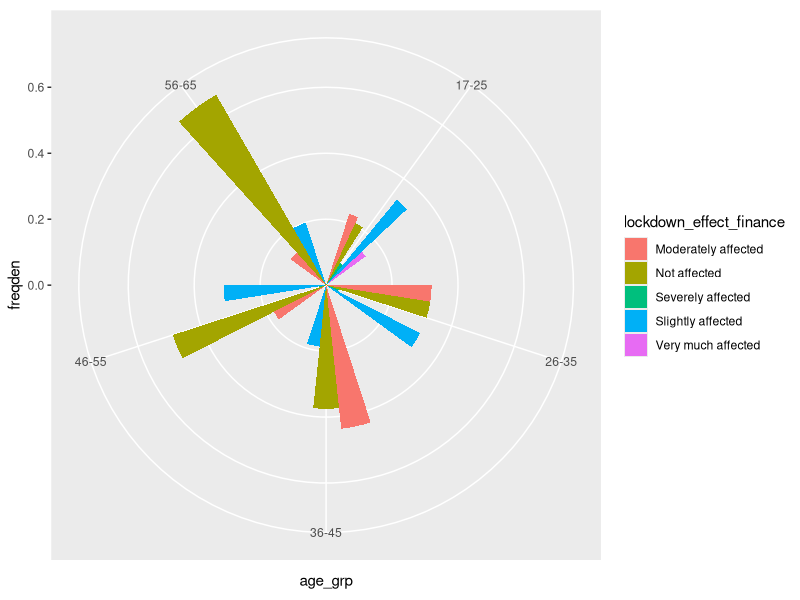
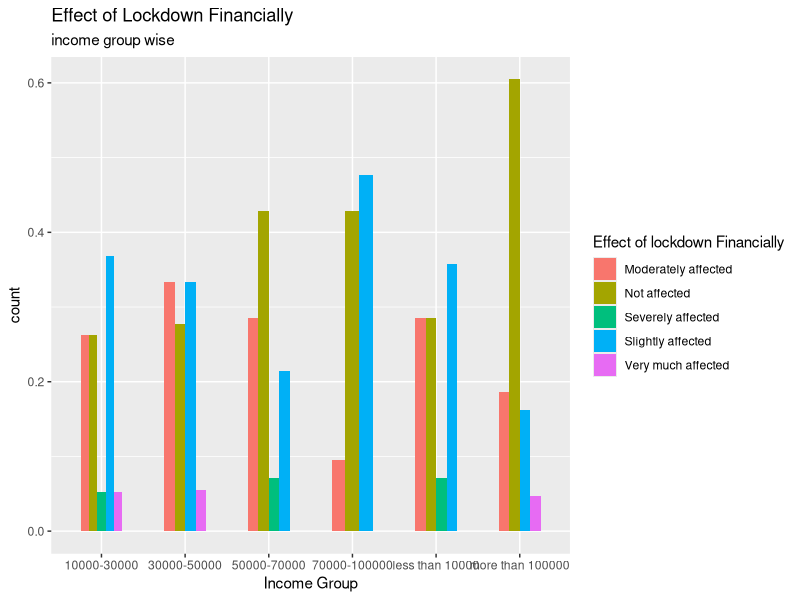
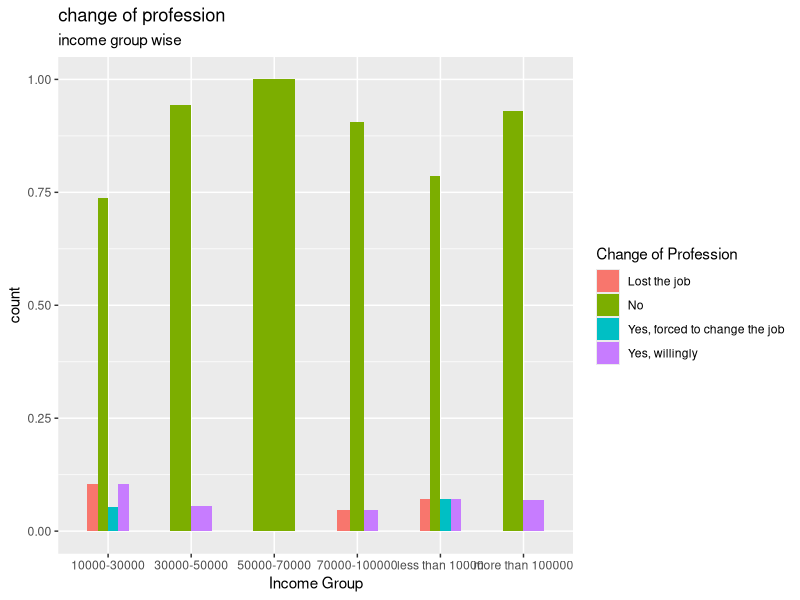
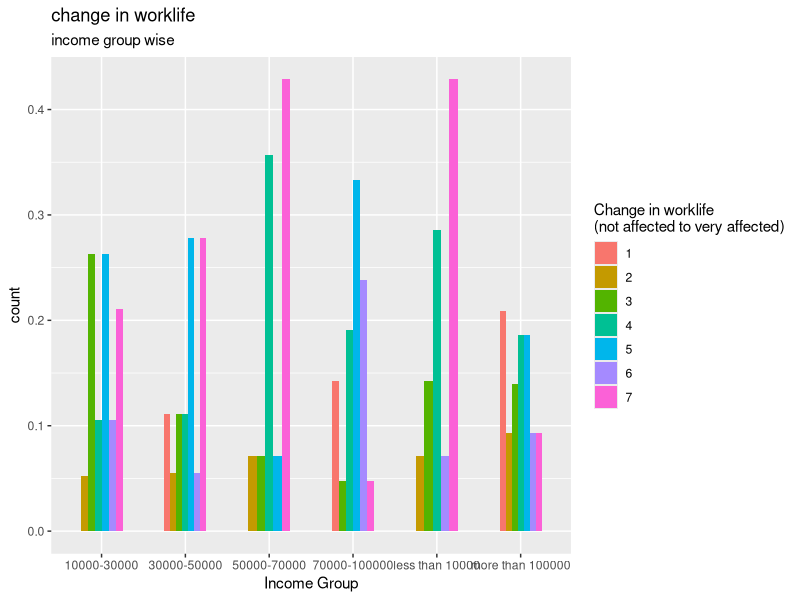
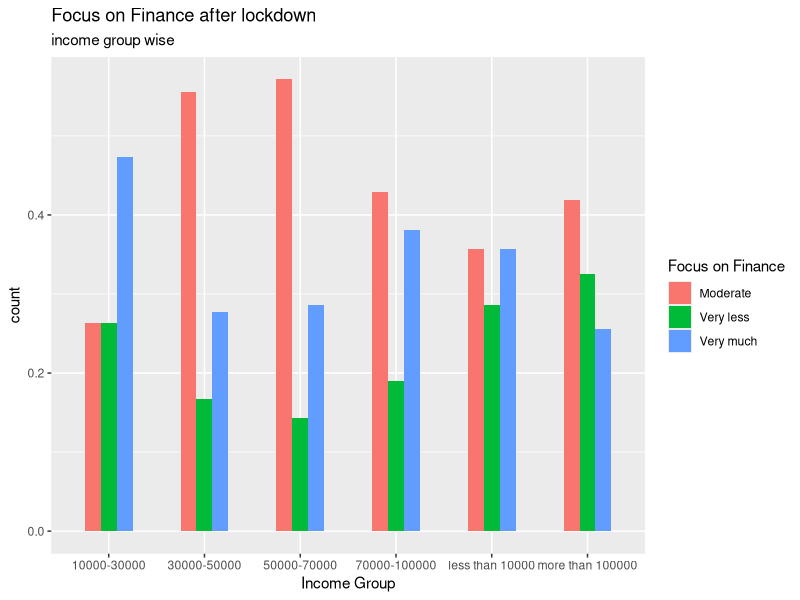
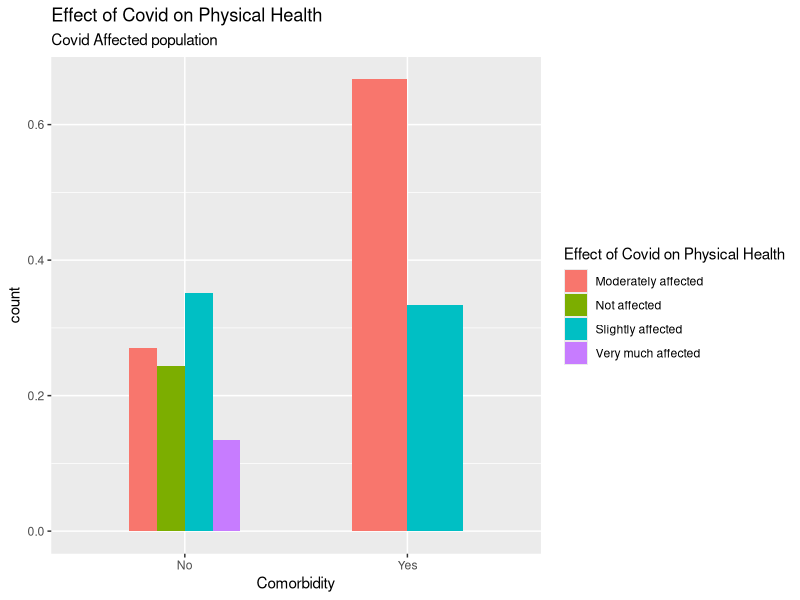
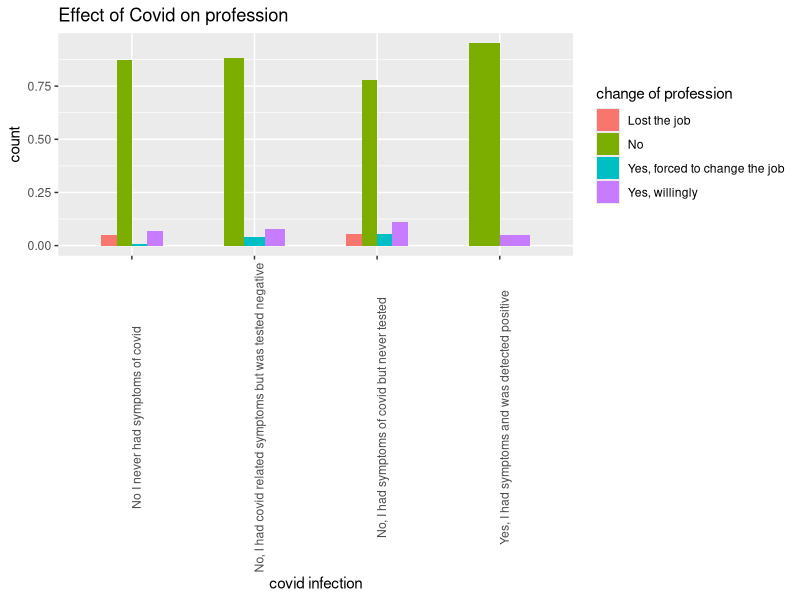

These charts were generated, in order, by the following R code:
library(dplyr)
library(stringr)
library(ggplot2)

df1 <- read.csv("data2.csv",as.is = c(1:5),na.strings = '')


df2 <- df1[-1]
glimpse(df2)
summary(df2)
head(df2)
apply(df2,2,table)

vec1 <- c("age","gender","location","profession","income_per_month","covid_affected","vaccinated_no_of_doses",
          "lockdown_effect_finance","lockdown_effect_physically","lockdown_effect_mentally",
          "comorbidity","exercise_freq","view_on_exercise","traveling_freq_work",
          "traveling_freq_emergency","traveling_freq_vacation","covid_precautions",
          "covid_effect_on_work","profession_change","focus_on_physical_health",
          "focus_on_mental_health","focus_on_finance")
ncol(df2)
colnames(df2) <- vec1
glimpse(df2)
df2$age <- as.integer(df2$age)
table(df2$age)


df3 <- df2%>%
  mutate_at(c(3,4),tolower)
glimpse(df3)
mapply(levels,df3)



levels(df3$vaccinated_no_of_doses) <- c(0,2,1)

table(df3$location)
table(df3$profession)
glimpse(df3)
table(df3$covid_affected)
df3$covid_affected1 = df3$covid_affected
levels(df3$covid_affected1) <- c(0,0,NA,1)
df3$covid_affected1


df3$profession1 <- df3$profession

table(df3$profession1)


summary(df3$age)
df3$profession1[which(str_detect(df3$profession1,c("student|nursing|studying")))] = "student"
df3$profession1[which(str_detect(df3$profession1,c("home|house|retired|retd|graduate|no")))] = "unemployed"
df3$profession1[which(str_detect(df3$profession1,c("student|unemployed"),negate = T))] = "employed" 
table(df3$profession1)

df3 <- df3[complete.cases(df3$age),]

age_gr1 <- 17:25
age_gr2 <- 26:35
age_gr3 <- 36:45
age_gr4 <- 46:55
age_gr5 <- 56:65

group_div <- function(x){
  if(x %in% age_gr1){
    paste0("17-25")
  }else if(x %in% age_gr2){
    paste0("26-35")
  }else if(x %in% age_gr3){
    paste0("36-45")
  }else if(x %in% age_gr4){
    paste0("46-55")
  }else if(is.na(x)){
    print(NA)
  }else{
    "56-65"
  }    
}
df3$age_grp <- sapply(df3$age,group_div)





##################Q1
#age-wise effect of lockdown financially

age_count <- df3 %>% 
  group_by(age_grp) %>% 
  summarise(count= n())

age_count

df_age <- df3 %>% 
  group_by(age_grp,lockdown_effect_finance) %>% 
  summarise(count = n())
df_age

tab <- data.frame(table(df_age$age_grp))
tab

df_age$total <- rep(age_count$count,times=tab$Freq)
df_age$freqden <- df_age$count/df_age$total
names(df3)
df3$lockdown_effect_finance


ggplot(data=df_age ,aes(x= age_grp,y= freqden ,fill= lockdown_effect_finance ))+
  geom_bar(position="dodge",stat="identity",width =0.5)+coord_polar()
labs(y="Count",x="Age group",title="Effect of Lockdown Financially",
     fill= "Effect of lockdown Financially", subtitle = "Age wise",fill="Frequency density")


#####################################
#Income group wise effect of lock down financially

df_fin1 <- subset(df3,profession1 != "student",select = c("income_per_month","lockdown_effect_finance"))

igrp_count <- df_fin1 %>% 
  group_by(income_per_month) %>% 
  summarise(count= n())


df_fin <- df_fin1 %>% 
  group_by(income_per_month,lockdown_effect_finance) %>% 
  summarise(count = n())

tab2 <- data.frame(table(df_fin$income_per_month))


df_fin$total <- rep(igrp_count$count,times=tab2$Freq)
df_fin$freqden <- df_fin$count/df_fin$total

ggplot(data=df_fin ,aes(x= income_per_month,y= freqden ,fill= lockdown_effect_finance ))+
  geom_bar(position="dodge",stat="identity",width =0.5)+
  labs(y="count",x="Income Group",title="Effect of Lockdown Financially",
       fill= "Effect of lockdown Financially", subtitle = "income group wise",fill="Frequency density")


#####################################################
#Change of profession in every income group


df_fin2 <- subset(df3,profession1 != "student",select = c("income_per_month","profession_change"))

igrp_count <- df_fin2 %>% 
  group_by(income_per_month) %>% 
  summarise(count= n())


df_fina <- df_fin2 %>% 
  group_by(income_per_month,profession_change) %>% 
  summarise(count = n())

tab2 <- data.frame(table(df_fina$income_per_month))


df_fina$total <- rep(igrp_count$count,times=tab2$Freq)
df_fina$freqden <- df_fina$count/df_fina$total

ggplot(data=df_fina ,aes(x= income_per_month,y= freqden ,fill= profession_change ))+
  geom_bar(position="dodge",stat="identity",width =0.5)+
  labs(y="count",x="Income Group",title="change of profession",
       fill= "Change of Profession", subtitle = "income group wise",fill="Frequency density")
          
          
          
  
##############################################################
#change in work life in different age groups


df_fin3 <- subset(df3,profession1 != "student",select = c("income_per_month","covid_effect_on_work"))

igrp_count <- df_fin3 %>% 
  group_by(income_per_month) %>% 
  summarise(count= n())


df_finan <- df_fin3 %>% 
  group_by(income_per_month,covid_effect_on_work) %>% 
  summarise(count = n())

tab2 <- data.frame(table(df_finan$income_per_month))

df_finan$total <- rep(igrp_count$count,times=tab2$Freq)
df_finan$freqden <- df_finan$count/df_finan$total

ggplot(data=df_finan ,aes(x= income_per_month,y= freqden ,fill= as.factor(covid_effect_on_work) ))+
  geom_bar(position="dodge",stat="identity",width =0.5)+
  labs(y="count",x="Income Group",title="change in worklife",
       fill= "Change in worklife\n(not affected to very affected)", subtitle = "income group wise",fill="Frequency density")

###########################################################
#focus of people in different income groups after lockdown


df_fin4 <- subset(df3,profession1 != "student",select = c("income_per_month","focus_on_finance"))

igrp_count <- df_fin4 %>% 
  group_by(income_per_month) %>% 
  summarise(count= n())

df_fin_focus <- df_fin4 %>% 
  group_by(income_per_month,focus_on_finance) %>% 
  summarise(count = n())

tab2 <- data.frame(table(df_fin_focus$income_per_month))


df_fin_focus$total <- rep(igrp_count$count,times=tab2$Freq)
df_fin_focus$freqden <- df_fin_focus$count/df_fin_focus$total

ggplot(data=df_fin_focus ,aes(x= income_per_month,y= freqden ,fill= focus_on_finance ))+
  geom_bar(position="dodge",stat="identity",width =0.5)+
  labs(y="count",x="Income Group",title="Focus on Finance after lockdown",
       fill= "Focus on Finance", subtitle = "income group wise",fill="Frequency density")


############################################################
#people who has co morbidity how their physical health is affected

                

df_covid <- subset(df3,covid_affected1 == 1 , select = c(comorbidity,lockdown_effect_physically))
df_covid <- df_covid[complete.cases(df_covid),]


comorb_count <- df_covid %>% 
  group_by(comorbidity) %>% 
  summarise(count= n())

df_covid1 <- df_covid %>% 
  group_by(comorbidity,lockdown_effect_physically) %>% 
  summarise(count = n())

tab2 <- data.frame(table(df_covid1$comorbidity))

df_covid1$total <- rep(comorb_count$count,times = c(4,2))
df_covid1$freqden <- df_covid1$count/df_covid1$total

ggplot(data=df_covid1 ,aes(x= comorbidity,y= freqden ,fill= lockdown_effect_physically ))+
  geom_bar(position="dodge",stat="identity",width =0.5)+
  labs(y="count",x="Comorbidity",title="Effect of Covid on Physical Health",
       fill= "Effect of Covid on Physical Health", subtitle = "Covid Affected population")          
          
##################################################################
#people infected with covid vs change of profession

df_covidp <- subset(df3,select = c("covid_affected","profession_change"))
df_covidp <- df_covidp[complete.cases(df_covidp),]


infected_count <- df_covidp %>% 
  group_by(covid_affected) %>% 
  summarise(count= n())


df_covid2 <- df_covidp %>% 
  group_by(covid_affected,profession_change) %>% 
  summarise(count = n())


tab2 <- data.frame(table(df_covid2$covid_affected))

df_covid2$total <- rep(infected_count$count,times = tab2$Freq)
df_covid2$freqden <- df_covid2$count/df_covid2$total


ggplot(data=df_covid2 ,aes(x= covid_affected,y= freqden ,fill= profession_change ))+
  geom_bar(position="dodge",stat="identity",width =0.5)+
  labs(y="count",x="covid infection",title="Effect of Covid on profession",
       fill= "change of profession")+
  theme(axis.text.x = element_text(angle = 90))
